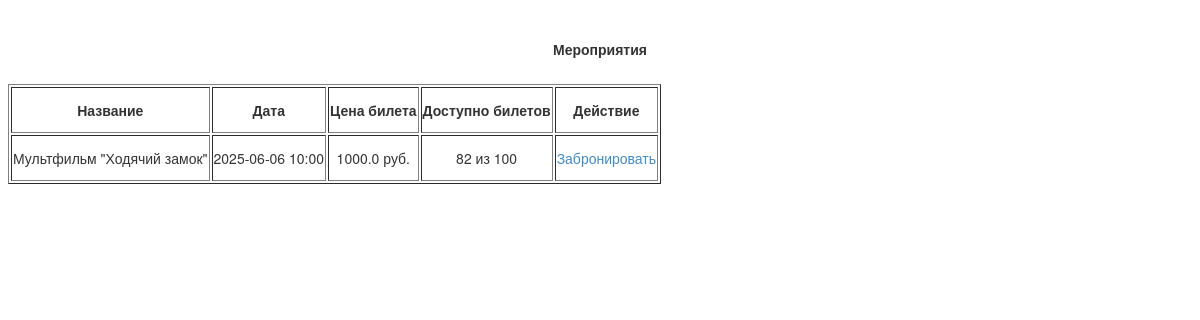
/hz, run on the app's committed database.
### app.py (models this page shows)
class Event(db.Model):
    __tablename__ = 'events'
    id = db.Column(db.Integer, primary_key=True)
    name = db.Column(db.String(100), nullable=False)
    total_tickets = db.Column(db.Integer, nullable=False)
    available_tickets = db.Column(db.Integer, nullable=False)
    date = db.Column(db.String(50), nullable=False)
    price = db.Column(db.Float, nullable=False)
    category = db.Column(db.String(50), nullable=False)
    bookings = db.relationship('Booking', backref='event', lazy=True)

### app.py (the view)
@app.route('/hz')
def hz():
    return show_events('hz')

### app.py (called while the page is built)
@app.route('/events/<category>')
def show_events(category):
    events = Event.query.filter_by(category=category).all()
    return render_template('events2.html', events=events, category=category)

### templates/events2.html (shortened to what this page needs)
{% extends 'events.html' %}

### templates/events.html (shortened to what this page needs)
<!DOCTYPE html>
<html>
<link rel="stylesheet" href="{{ url_for('static', filename='css/bd.css') }}">
<head>
</head>
<body>
    <h1>Мероприятия</h1>
    <table border="1">
        <tr>
            <th>Название</th>
            <th>Дата</th>
            <th>Цена билета</th>
            <th>Доступно билетов</th>
            <th>Действие</th>
        </tr>
        {% for event in events %}
        <tr>
            <td>{{ event.name }}</td>
            <td>{{ event.date }}</td>
            <td>{{ event.price }} руб.</td>
            <td>{{ event.available_tickets }} из {{ event.total_tickets }}</td>
            <td><a href="{{ url_for('book', event_id=event.id) }}">Забронировать</a></td>
        </tr>
        {% endfor %}
    </table>
</body>
</html>

### static/css/bd.css (style rules this page uses)
html, body { font-family: "Helvetica Neue", Helvetica, Arial, sans-serif; height: 100%; color: #333333; background-color: #ffffff; font-size: 14px; line-height: 3; margin-bottom: 10px; border-top-left-radius: 0; border-top-right-radius: 0; }
h1 { display: block; font-size: 1em; text-align: center; margin-block-start: 2em; margin-block-end: 1em; margin-inline-start: 0px; margin-inline-end: 0px; font-weight: bold; }
a { color: #428bca; text-decoration: none; }

### data on the page
Event: name "Мультфильм \"Ходячий замок\"", date "2025-06-06 10:00", price "1000.0", available_tickets "82", total_tickets "100"
